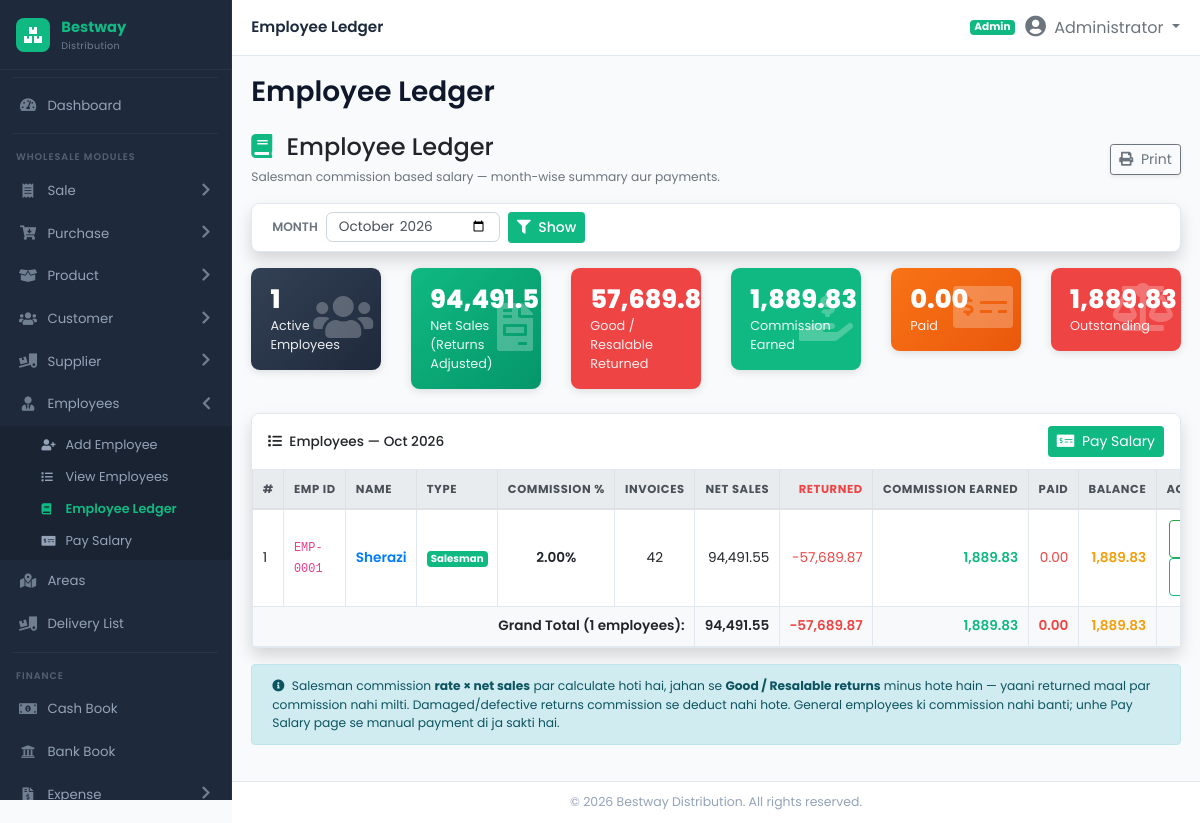
The page /modules/employees/ledger.php (signed in) on the database its author committed.
### tables this page shows
CREATE TABLE IF NOT EXISTS `employees` (
  `id` INT AUTO_INCREMENT PRIMARY KEY,
  `user_id` INT NULL,
  `emp_code` VARCHAR(50) NULL,
  `full_name` VARCHAR(100) NOT NULL,
  `employee_type` ENUM('general', 'salesman') NOT NULL DEFAULT 'salesman',
  `phone` VARCHAR(20) NULL,
  `area` VARCHAR(255) NULL,
  `cnic` VARCHAR(30) NULL,
  `address` VARCHAR(255) NULL,
  `joining_date` DATE NULL,
  `salary` DECIMAL(12,2) DEFAULT 0.00,
  `commission_rate` DECIMAL(5,2) NOT NULL DEFAULT 0.00,
  `status` TINYINT(1) DEFAULT 1,
  `created_at` DATE NOT NULL,
  `updated_at` DATE NULL,
  INDEX (`user_id`),
  INDEX (`employee_type`),
  INDEX (`status`),
  FOREIGN KEY (`user_id`) REFERENCES `users` (`id`) ON DELETE SET NULL
);

### includes/functions.php (called while the page is built, shortened)
<?php
if (!function_exists('formatCurrency')) {
    function formatCurrency($amount) {
        return number_format((float)$amount, 2);
    }
}

### modules/employees/ledger.php (the view, shortened to what this page needs)
<?php
require_once dirname(__DIR__, 2) . '/includes/functions.php';
require_once dirname(__DIR__, 2) . '/config/database.php';
$month = (string)($_GET['month'] ?? date('Y-m'));
$from = $month . '-01';
$rows = [];
try {
    $stmt = $pdo->prepare("
        SELECT e.id, e.emp_code, e.full_name, e.employee_type, e.commission_rate, e.phone, e.status,
            0 AS invoice_count,
            0 AS sales_amount,
            0 AS returned_amount,
            (SELECT COALESCE(SUM(es.amount),0) FROM employee_salaries es WHERE es.employee_id = e.id AND es.salary_month = ?) AS paid_amount
        FROM employees e
        WHERE e.status = 1
        ORDER BY e.employee_type, e.full_name
    ");
    $stmt->execute([$month]);
    $rows = $stmt->fetchAll(PDO::FETCH_ASSOC);
} catch (Exception $e) {
    $rows = [];
}
$total_sales   = array_sum(array_column($rows, 'sales_amount'));
$total_returned= array_sum(array_column($rows, 'returned_amount'));
$total_earned  = array_sum(array_column($rows, 'commission_earned'));
$total_paid    = array_sum(array_column($rows, 'paid_amount'));
$total_balance = array_sum(array_column($rows, 'balance'));
$detail = null;
require_once dirname(__DIR__, 2) . '/includes/header.php';
?>
<div class="d-flex flex-wrap justify-content-between align-items-center mb-3 d-print-none">
  <div>
    <h4 class="mb-1"><i class="fas fa-book text-primary mr-2"></i> Employee Ledger</h4>
    <span class="text-muted small">Salesman commission based salary — month-wise summary aur payments.</span>
  </div>
  <button type="button" class="btn btn-outline-secondary btn-sm shadow-sm" onclick="window.print()"><i class="fas fa-print mr-1"></i> Print</button>
</div>
<div class="card shadow mb-3 d-print-none">
  <div class="card-body py-2">
    <form method="get" class="form-inline">
      <label class="mr-2 font-weight-bold small text-muted text-uppercase">Month</label>
      <input type="month" name="month" class="form-control form-control-sm mr-2" value="<?= htmlspecialchars($month) ?>">
      <button type="submit" class="btn btn-primary btn-sm"><i class="fas fa-filter mr-1"></i> Show</button>
    </form>
  </div>
</div>
<?php if ($detail): ?>
  <div class="card shadow mb-3 d-print-none">
    <div class="card-header d-flex flex-wrap justify-content-between align-items-center">
      <h6 class="mb-0"><i class="fas fa-user-tie text-primary mr-1"></i> <?= htmlspecialchars($detail['full_name']) ?>
        (<?= $detail['employee_type'] === 'salesman' ? 'Salesman' : 'General' ?> — <?= htmlspecialchars($detail['emp_code'] ?? '') ?>)
      </h6>
      <div>
        <a href="pay_salary.php?employee_id=<?= (int)$detail['id'] ?>&month=<?= urlencode($month) ?>" class="btn btn-sm btn-success mr-2"><i class="fas fa-hand-holding-usd mr-1"></i> Pay Month Salary (<?= formatCurrency($detail['balance']) ?>)</a>
        <a href="ledger.php?month=<?= htmlspecialchars($month) ?>" class="btn btn-sm btn-light border"><i class="fas fa-times"></i> Close Detail</a>
      </div>
    </div>
  </div>
  <div class="row mb-3 d-print-none">
    <div class="col-md-3 col-6 mb-2"><div class="small-box bg-info"><div class="inner"><h3><?= number_format($detail['commission_rate'], 2) ?>%</h3><p>Commission Rate</p></div><div class="icon"><i class="fas fa-percent"></i></div></div></div>
    <div class="col-md-3 col-6 mb-2"><div class="small-box bg-emerald"><div class="inner"><h3><?= formatCurrency($detail['sales_amount']) ?></h3><p>Net Sales (<?= $month ?>)</p></div><div class="icon"><i class="fas fa-file-invoice"></i></div></div></div>
    <div class="col-md-3 col-6 mb-2"><div class="small-box bg-primary"><div class="inner"><h3><?= formatCurrency($detail['commission_earned']) ?></h3><p>Commission Earned</p></div><div class="icon"><i class="fas fa-hand-holding-usd"></i></div></div></div>
    <div class="col-md-3 col-6 mb-2"><div class="small-box bg-orange"><div class="inner"><h3><?= formatCurrency($detail['balance']) ?></h3><p>Balance (Earned - Paid)</p></div><div class="icon"><i class="fas fa-balance-scale"></i></div></div></div>
  </div>
  <div class="card shadow mb-3">
    <div class="card-header py-3 d-print-none">
      <h6 class="mb-0"><i class="fas fa-file-invoice mr-1"></i> Sales Invoices — Commission Breakdown (<?= date('M Y', strtotime($from)) ?>)</h6>
    </div>
    <div class="table-responsive">
      <table class="table table-bordered table-hover mb-0">
        <thead class="thead-light">
          <tr><th>#</th><th>Invoice No</th><th>Date</th><th>Customer</th><th>Route</th><th class="text-right">Sale Amount</th><th class="text-right">Returned</th><th class="text-right">Net Sale</th><th class="text-right">Commission (<?= number_format($detail['commission_rate'], 2) ?>%)</th></tr>
        </thead>
        <tbody>
          <?php if (empty($invoices)): ?>
            <tr><td colspan="9" class="text-center text-muted py-3"><?= $month ?> month mein koi sales invoice nahi milli.</td></tr>
          <?php else: $i = 0; $inv_total = 0; $ret_total = 0; $comm_total = 0; foreach ($invoices as $iv): $i++;
            $iv_ret     = floatval($iv['returned_amount'] ?? 0);
            $iv_net     = netSaleAmount($iv['grand_total'], $iv_ret);
            $comm       = $iv_net * $detail['commission_rate'] / 100;
            $inv_total += $iv_net; $ret_total += $iv_ret; $comm_total += $comm; ?>
            <tr>
              <td><?= $i ?></td>
              <td class="font-weight-bold text-primary"><?= htmlspecialchars($iv['invoice_no']) ?></td>
              <td><?= formatDate($iv['invoice_date']) ?></td>
              <td><?= htmlspecialchars($iv['customer_name']) ?></td>
              <td><?= htmlspecialchars($iv['route_name'] ?: '-') ?></td>
              <td class="text-right font-weight-bold"><?= formatCurrency($iv['grand_total']) ?></td>
              <td class="text-right text-danger"><?= $iv_ret > 0 ? '-' . formatCurrency($iv_ret) : '—' ?></td>
              <td class="text-right font-weight-bold"><?= formatCurrency($iv_net) ?></td>
              <td class="text-right text-success font-weight-bold"><?= formatCurrency($comm) ?></td>
            </tr>
          <?php endforeach; endif; ?>
        </tbody>
        <?php if (!empty($invoices)): ?>
        <tfoot class="font-weight-bold bg-light">
          <tr>
            <td colspan="5" class="text-right">Total (<?= count($invoices) ?> invoices):</td>
            <td class="text-right">—</td>
            <td class="text-right text-danger"><?= $ret_total > 0 ? '-' . formatCurrency($ret_total) : '—' ?></td>
            <td class="text-right"><?= formatCurrency($inv_total) ?></td>
            <td class="text-right text-success"><?= formatCurrency($comm_total) ?></td>
          </tr>
        </tfoot>
        <?php endif; ?>
      </table>
    </div>
  </div>
  <div class="card shadow mb-3">
    <div class="card-header py-3">
      <h6 class="mb-0"><i class="fas fa-money-check-alt mr-1"></i> Salary / Commission Payments (<?= date('M Y', strtotime($from)) ?>)</h6>
    </div>
    <div class="table-responsive">
      <table class="table table-bordered mb-0">
        <thead class="thead-light">
          <tr><th>#</th><th>Slip No</th><th>Date</th><th>Method</th><th>Notes</th><th class="text-right">Amount</th></tr>
        </thead>
        <tbody>
          <?php if (empty($payments)): ?>
            <tr><td colspan="6" class="text-center text-muted py-3">Is month koi payment nahi hui.</td></tr>
          <?php else: $i = 0; $pay_total = 0; foreach ($payments as $pay): $i++; $pay_total += $pay['amount']; ?>
            <tr>
              <td><?= $i ?></td>
              <td><code><?= htmlspecialchars($pay['slip_no']) ?></code></td>
              <td><?= formatDate($pay['payment_date']) ?></td>
              <td><?php if (strtolower((string)$pay['payment_method']) === 'bank'): ?><span class="badge badge-info">Bank</span><?php else: ?><span class="badge badge-warning">Cash</span><?php endif; ?></td>
              <td><?= htmlspecialchars($pay['notes'] ?: '-') ?></td>
              <td class="text-right text-danger font-weight-bold"><?= formatCurrency($pay['amount']) ?></td>
            </tr>
          <?php endforeach; endif; ?>
        </tbody>
        <?php if (!empty($payments)): ?>
        <tfoot class="font-weight-bold bg-light">
          <tr><td colspan="5" class="text-right">Total Paid:</td><td class="text-right text-danger"><?= formatCurrency($pay_total) ?></td></tr>
        </tfoot>
        <?php endif; ?>
      </table>
    </div>
  </div>
<?php else: ?>
  <div class="row mb-3 row-cols-2 row-cols-md-6 d-print-none">
    <div class="col mb-2"><div class="small-box bg-slate"><div class="inner"><h3><?= count($rows) ?></h3><p>Active Employees</p></div><div class="icon"><i class="fas fa-users"></i></div></div></div>
    <div class="col mb-2"><div class="small-box bg-emerald"><div class="inner"><h3><?= formatCurrency($total_sales) ?></h3><p>Net Sales (Returns Adjusted)</p></div><div class="icon"><i class="fas fa-file-invoice"></i></div></div></div>
    <div class="col mb-2"><div class="small-box bg-danger"><div class="inner"><h3><?= formatCurrency($total_returned) ?></h3><p>Good / Resalable Returned</p></div><div class="icon"><i class="fas fa-rotate-left"></i></div></div></div>
    <div class="col mb-2"><div class="small-box bg-primary"><div class="inner"><h3><?= formatCurrency($total_earned) ?></h3><p>Commission Earned</p></div><div class="icon"><i class="fas fa-hand-holding-usd"></i></div></div></div>
    <div class="col mb-2"><div class="small-box bg-orange"><div class="inner"><h3><?= formatCurrency($total_paid) ?></h3><p>Paid</p></div><div class="icon"><i class="fas fa-money-check-alt"></i></div></div></div>
    <div class="col mb-2"><div class="small-box <?= $total_balance > 0 ? 'bg-danger' : 'bg-success' ?>"><div class="inner"><h3><?= formatCurrency($total_balance) ?></h3><p>Outstanding</p></div><div class="icon"><i class="fas fa-balance-scale"></i></div></div></div>
  </div>
  <div class="card shadow">
    <div class="card-header d-flex flex-wrap justify-content-between align-items-center d-print-none">
      <h6 class="mb-0"><i class="fas fa-list mr-1"></i> Employees — <?= date('M Y', strtotime($from)) ?></h6>
      <a href="pay_salary.php?month=<?= htmlspecialchars($month) ?>" class="btn btn-sm btn-success"><i class="fas fa-money-check-alt mr-1"></i> Pay Salary</a>
    </div>
    <div class="table-responsive">
      <table class="table table-bordered table-hover mb-0">
        <thead class="thead-light">
          <tr>
            <th>#</th><th>Emp ID</th><th>Name</th><th>Type</th><th class="text-center">Commission %</th>
            <th class="text-center">Invoices</th><th class="text-right">Net Sales</th><th class="text-right text-danger">Returned</th><th class="text-right">Commission Earned</th>
            <th class="text-right">Paid</th><th class="text-right">Balance</th>
            <th class="text-center d-print-none">Action</th>
          </tr>
        </thead>
        <tbody>
          <?php if (empty($rows)): ?>
            <tr><td colspan="12" class="text-center text-muted py-4">Koi employee nahi. <a href="create.php">Add employee</a>.</td></tr>
          <?php else: $i = 0; foreach ($rows as $r): $i++; ?>
            <tr>
              <td><?= $i ?></td>
              <td><code><?= htmlspecialchars($r['emp_code'] ?? '-') ?></code></td>
              <td class="font-weight-bold">
                <a href="ledger.php?month=<?= urlencode($month) ?>&emp_id=<?= (int)$r['id'] ?>" class="text-decoration-none"><?= htmlspecialchars($r['full_name']) ?></a>
              </td>
              <td><?= $r['employee_type'] === 'salesman' ? '<span class="badge badge-success">Salesman</span>' : '<span class="badge badge-secondary">General</span>' ?></td>
              <td class="text-center font-weight-bold"><?= number_format((float)$r['commission_rate'], 2) ?>%</td>
              <td class="text-center"><?= (int)$r['invoice_count'] ?></td>
              <td class="text-right"><?= formatCurrency($r['sales_amount']) ?></td>
              <td class="text-right text-danger"><?= (float)$r['returned_amount'] > 0 ? '-' . formatCurrency($r['returned_amount']) : '—' ?></td>
              <td class="text-right font-weight-bold text-success"><?= formatCurrency($r['commission_earned']) ?></td>
              <td class="text-right text-danger"><?= formatCurrency($r['paid_amount']) ?></td>
              <td class="text-right font-weight-bold <?= $r['balance'] > 0 ? 'text-warning' : 'text-muted' ?>"><?= formatCurrency($r['balance']) ?></td>
              <td class="text-center d-print-none">
                <a href="pay_salary.php?employee_id=<?= (int)$r['id'] ?>&month=<?= urlencode($month) ?>" class="btn btn-xs btn-outline-success" title="Pay Salary"><i class="fas fa-hand-holding-usd"></i></a>
                <a href="ledger.php?month=<?= urlencode($month) ?>&emp_id=<?= (int)$r['id'] ?>" class="btn btn-xs btn-outline-primary" title="View Detail"><i class="fas fa-eye"></i></a>
              </td>
            </tr>
          <?php endforeach; endif; ?>
        </tbody>
        <?php if (!empty($rows)): ?>
        <tfoot class="font-weight-bold bg-light">
          <tr>
            <td colspan="6" class="text-right">Grand Total (<?= count($rows) ?> employees):</td>
            <td class="text-right"><?= formatCurrency($total_sales) ?></td>
            <td class="text-right text-danger"><?= $total_returned > 0 ? '-' . formatCurrency($total_returned) : '—' ?></td>
            <td class="text-right text-success"><?= formatCurrency($total_earned) ?></td>
            <td class="text-right text-danger"><?= formatCurrency($total_paid) ?></td>
            <td class="text-right <?= $total_balance > 0 ? 'text-warning' : 'text-muted' ?>"><?= formatCurrency($total_balance) ?></td>
            <td class="d-print-none"></td>
          </tr>
        </tfoot>
        <?php endif; ?>
      </table>
    </div>
  </div>
  <div class="alert alert-info small mt-3 d-print-none">
    <i class="fas fa-info-circle mr-1"></i>
    Salesman commission <strong>rate &times; net sales</strong> par calculate hoti hai, jahan se <strong>Good / Resalable returns</strong> minus hote hain — yaani returned maal par commission nahi milti. Damaged/defective returns commission se deduct nahi hote.
    General employees ki commission nahi banti; unhe Pay Salary page se manual payment di ja sakti hai.
  </div>
<?php endif; ?>
<?php require_once dirname(__DIR__, 2) . '/includes/footer.php'; ?>

### rows shown on the page
employees: emp_code "EMP-0001", full_name "Sherazi", employee_type "Salesman", commission_rate "2.00", invoice_count "42", sales_amount "94,491.55", returned_amount "57,689.87", commission_earned "1,889.83", paid_amount "0.00", balance "1,889.83"

### other values the page prints
$page_title "Employee Ledger"
roleLabel($_SESSION['user_role'] ?? 'Admin') "Admin"
$_SESSION['user_fullname'] "Administrator"
count($rows) "1"
formatCurrency($total_earned) "1,889.83"
formatCurrency($total_paid) "0.00"
formatCurrency($total_balance) "1,889.83"
date('M Y', strtotime($from)) "Oct 2026"
formatCurrency($total_sales) "94,491.55"
formatCurrency($total_returned) "57,689.87"
